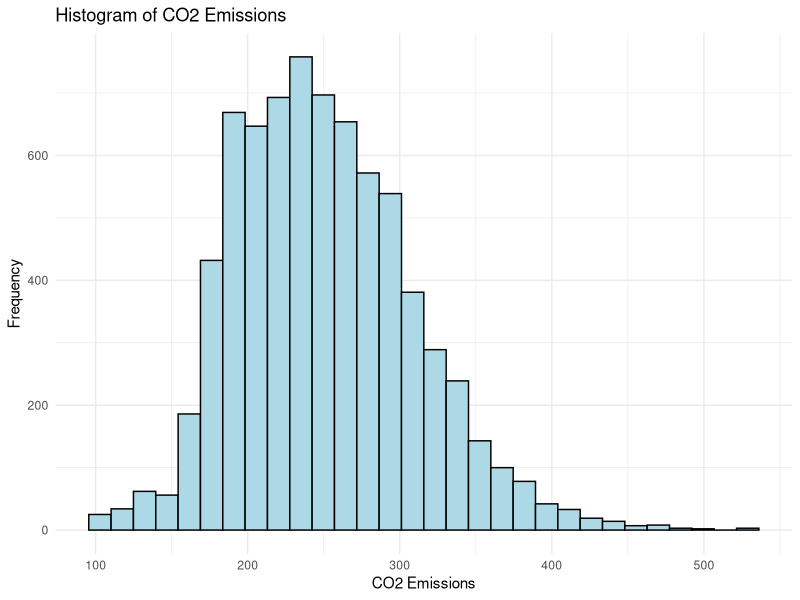
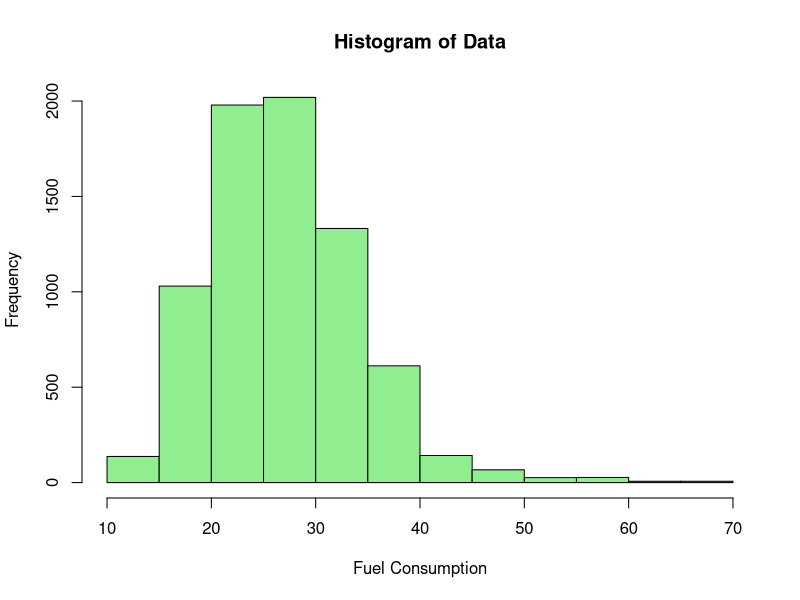
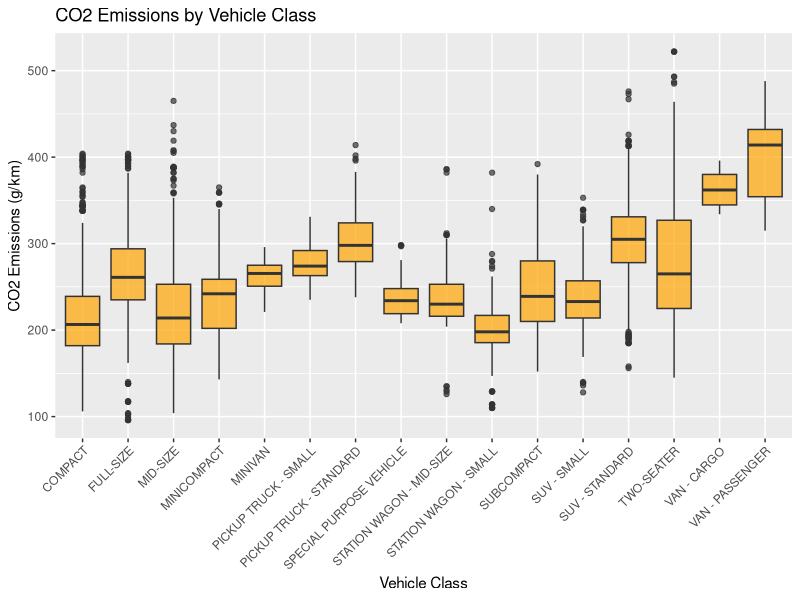
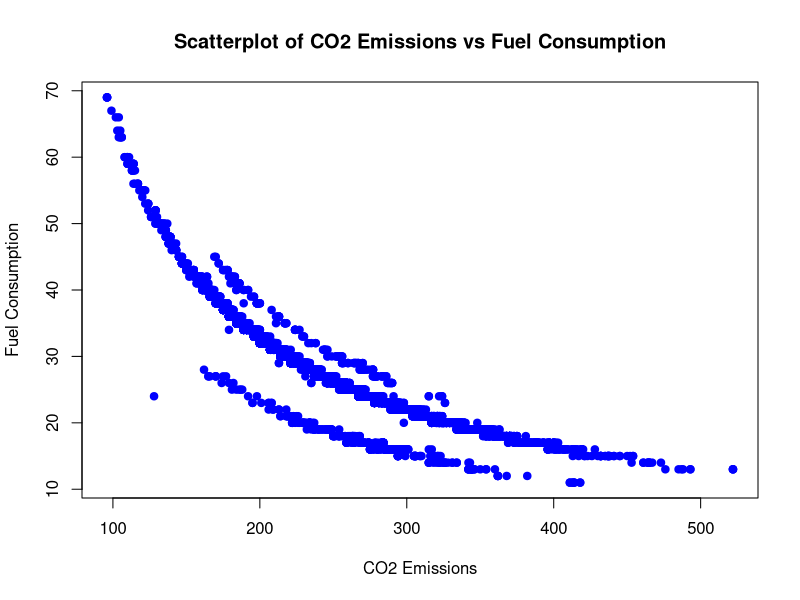
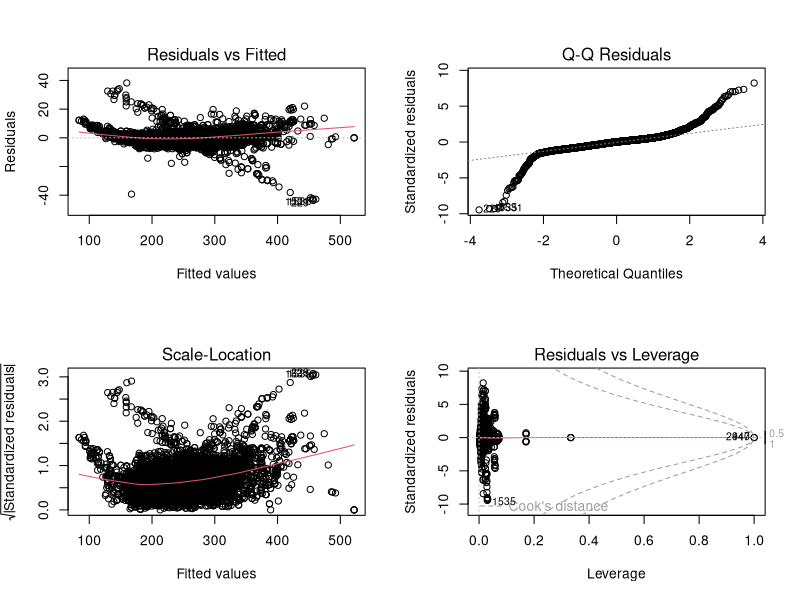
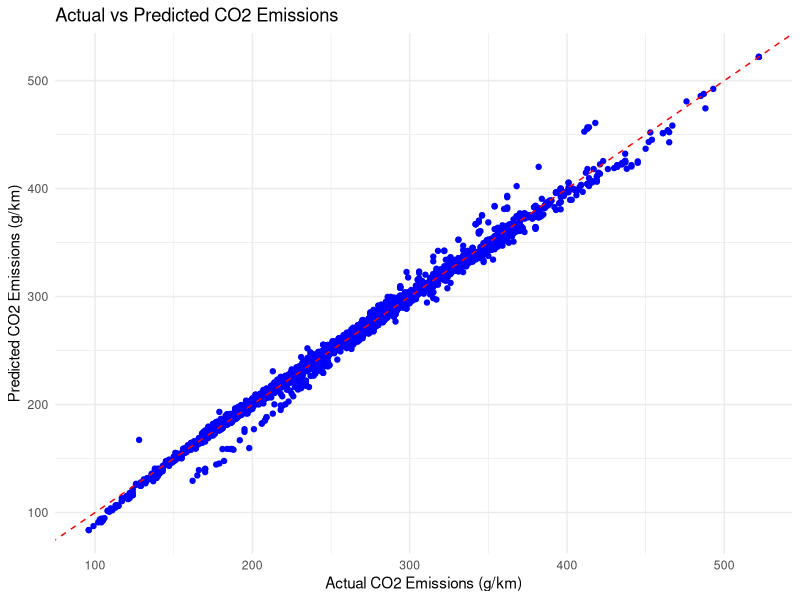
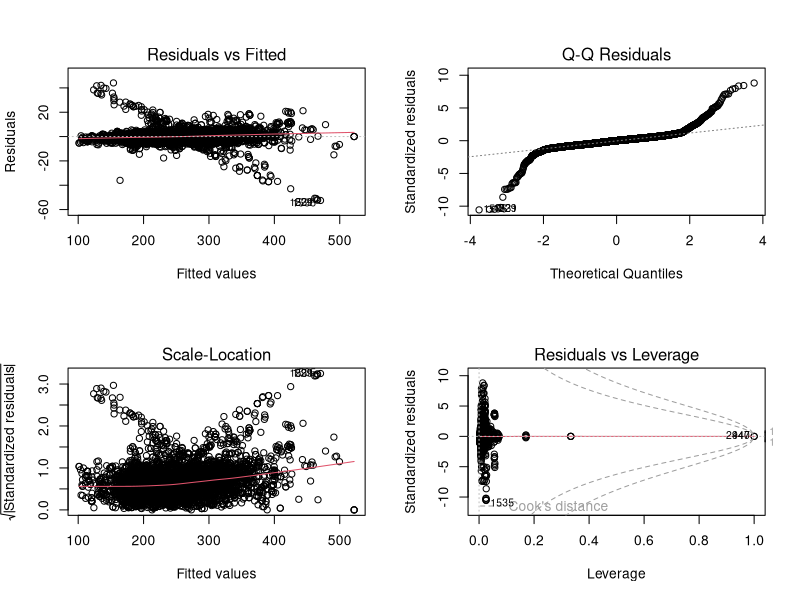
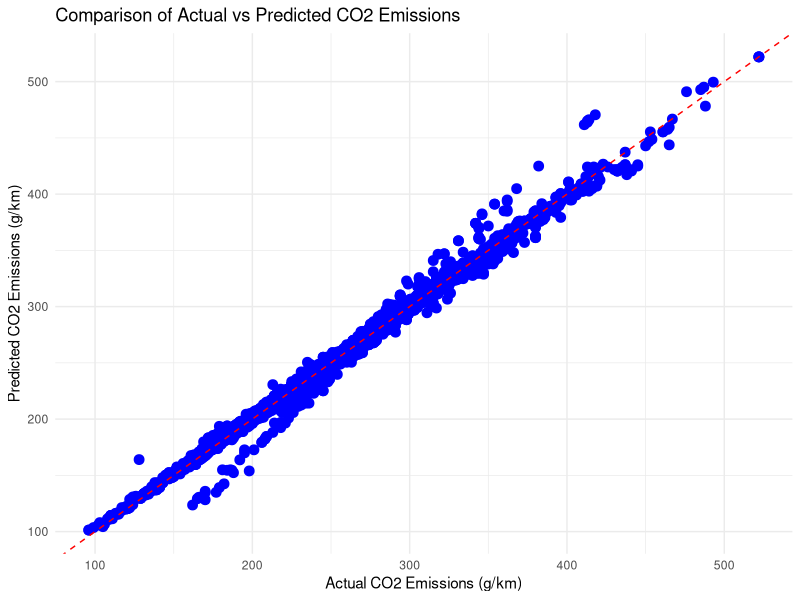

Reproduce these figures in R, in order.
# Load necessary libraries
library(ggplot2)
library(dplyr)
library(car)
library(glmnet)
library(MASS)

# Load the dataset
data <- read.csv("CO2.csv")

# Structure of the dataset
str(data)

# View the first few rows of the dataset
head(data)

# Summary statistics
summary(data)

sum(is.na(data))

colSums(is.na(data))

# Plot for all continuous vars
ggplot(data, aes(x = CO2.Emissions.g.km.)) + 
  geom_histogram(bins = 30, fill = "lightblue", color = "black") +
  theme_minimal() +
  labs(title = "Histogram of CO2 Emissions", x = "CO2 Emissions", y = "Frequency")

# Do this for all categorical vars to check the value counts
table(data$Make)

# Plotting the histogram
hist(data$Fuel.Consumption.Comb..mpg., 
     main = "Histogram of Data",  # Title of the histogram
     xlab = "Fuel Consumption",        # Label for the x-axis
     ylab = "Frequency",          # Label for the y-axis
     col = "lightgreen",          # Color of the bars
     border = "black")            # Color of the border of the bars

table(data$Vehicle.Class)


ggplot(data, aes(x = Vehicle.Class, y = CO2.Emissions.g.km.)) +
  geom_boxplot(fill = "orange", alpha = 0.7) +
  labs(title = "CO2 Emissions by Vehicle Class", 
       x = "Vehicle Class", 
       y = "CO2 Emissions (g/km)") +
  theme(axis.text.x = element_text(angle = 45, hjust = 1))


# Plotting the scatterplots for all continous vars with the DV
plot(data$CO2.Emissions.g.km., data$Fuel.Consumption.Comb..mpg., 
     main = "Scatterplot of CO2 Emissions vs Fuel Consumption",  # Title of the scatterplot
     xlab = "CO2 Emissions",          # Label for the x-axis
     ylab = "Fuel Consumption",       # Label for the y-axis
     pch = 19,                        # Type of point. 19 is solid circle
     col = "blue")                    # Color of the points

#train-trest-split
set.seed(123457)
train.prop <- 0.80
trnset <- sort(sample(1:nrow(data), ceiling(nrow(data)*train.prop)))
# create the training and test sets
train.set <- data[trnset, ]
test.set  <- data[-trnset, ]

# Null model
null_model <- lm('CO2.Emissions.g.km. ~ 1', data = train.set)
summary(null_model)

#raw model
rawmodel <- lm('CO2.Emissions.g.km.~. - Model', data = train.set)
summary(rawmodel)

# Diagnostics for raw model
par(mfrow=c(2,2))
plot(rawmodel)

# See how well data fits the reg line
library(ggplot2)
ggplot(train.set, aes(x=CO2.Emissions.g.km., y=predict(rawmodel, newdata = train.set))) +
  geom_point(color="blue") +
  geom_abline(intercept=0, slope=1, color="red", linetype="dashed") +
  ggtitle("Actual vs Predicted CO2 Emissions") +
  xlab("Actual CO2 Emissions (g/km)") +
  ylab("Predicted CO2 Emissions (g/km)") +
  theme_minimal()

# Check how strongly correlated these vars are
vif(rawmodel)

str(train.set)

# Select one var out of the 3. Fuel.Consumption.Comb..L.100.km. gives highest r2.
rawmodel1 <- lm('CO2.Emissions.g.km. ~ Make + Vehicle.Class + Engine.Size.L. + Cylinders + Transmission + Fuel.Type +Fuel.Consumption.Comb..L.100.km.', data = train.set)
summary(rawmodel1)

# Diagnostics for rawmodel1
par(mfrow=c(2,2))
plot(rawmodel1)

# See how well the data fits the reg line
if(requireNamespace("ggplot2", quietly = TRUE)) {
  ggplot(train.set, aes(x=CO2.Emissions.g.km., y=predict(rawmodel1, newdata = train.set))) +
    geom_point(color="blue", size=3) +
    geom_abline(intercept=0, slope=1, color="red", linetype="dashed") +
    ggtitle("Comparison of Actual vs Predicted CO2 Emissions") +
    xlab("Actual CO2 Emissions (g/km)") +
    ylab("Predicted CO2 Emissions (g/km)") +
    theme_minimal()
}

# Identify and remove outliers using residual method and fit the same model again
extpts <- which(abs(residuals(rawmodel1)) > 3*sd(residuals(rawmodel1)))

data.train.2 <- train.set[-extpts,]
clean_mod <- lm('CO2.Emissions.g.km. ~ Make + Vehicle.Class + Engine.Size.L. + Cylinders + Transmission + Fuel.Type +Fuel.Consumption.Comb..L.100.km.', data = data.train.2)
summary(clean_mod)

# Diagnostics for clean model
par(mfrow=c(2,2))
plot(clean_mod)

if(requireNamespace("ggplot2", quietly = TRUE)) {
  ggplot(data.train.2, aes(x=CO2.Emissions.g.km., y=predict(clean_mod, newdata = data.train.2))) +
    geom_point(color="blue", size=3) +
    geom_abline(intercept=0, slope=1, color="red", linetype="dashed") +
    ggtitle("Actual vs Predicted CO2 Emissions") +
    xlab("Actual CO2 Emissions (g/km)") +
    ylab("Predicted CO2 Emissions (g/km)") +
    theme_minimal()
}

# Clean the data again
extpts <- which(abs(residuals(clean_mod)) > 3*sd(residuals(clean_mod)))

data.train.3 <- data.train.2[-extpts,]
clean_mod2 <- lm('CO2.Emissions.g.km. ~ Make + Vehicle.Class + Engine.Size.L. + Cylinders + Transmission + Fuel.Type +Fuel.Consumption.Comb..L.100.km.', data = data.train.3)
summary(clean_mod2)

# Error is more ND than the previous model
par(mfrow=c(2,2))
plot(clean_mod2)

if(requireNamespace("ggplot2", quietly = TRUE)) {
  ggplot(data.train.3, aes(x=CO2.Emissions.g.km., y=predict(clean_mod2, newdata = data.train.3))) +
    geom_point(color="blue", size=3) +
    geom_abline(intercept=0, slope=1, color="red", linetype="dashed") +
    ggtitle("Actual vs Predicted CO2 Emissions") +
    xlab("Actual CO2 Emissions (g/km)") +
    ylab("Predicted CO2 Emissions (g/km)") +
    theme_minimal()
}

# See how well the reg line fits on test data
plot(test.set$CO2.Emissions.g.km., predict(clean_mod2, newdata = test.set), 
     col="grey33", cex=0.3, xlab="Actual", ylab="Predicted")
abline(0,1)




